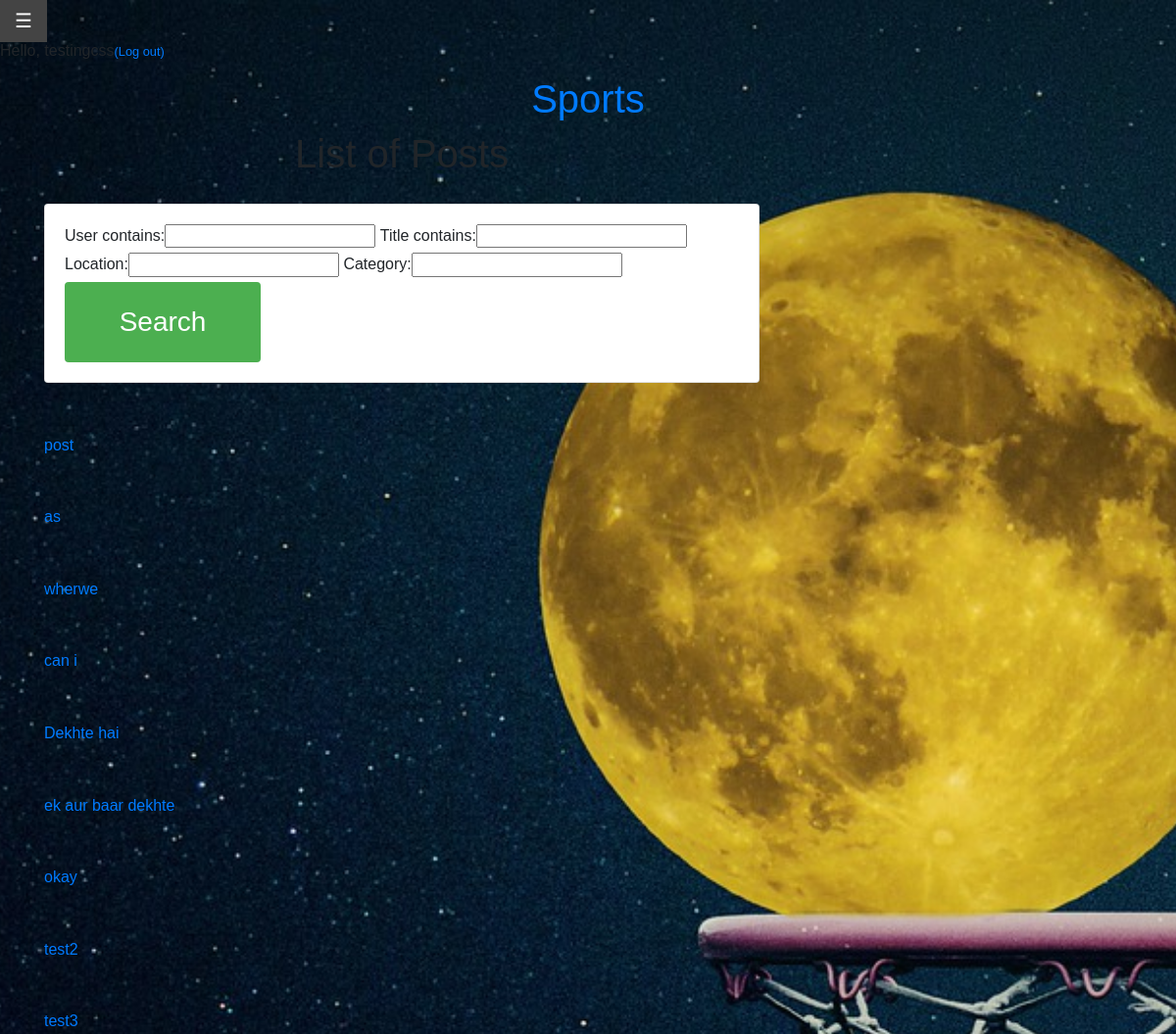
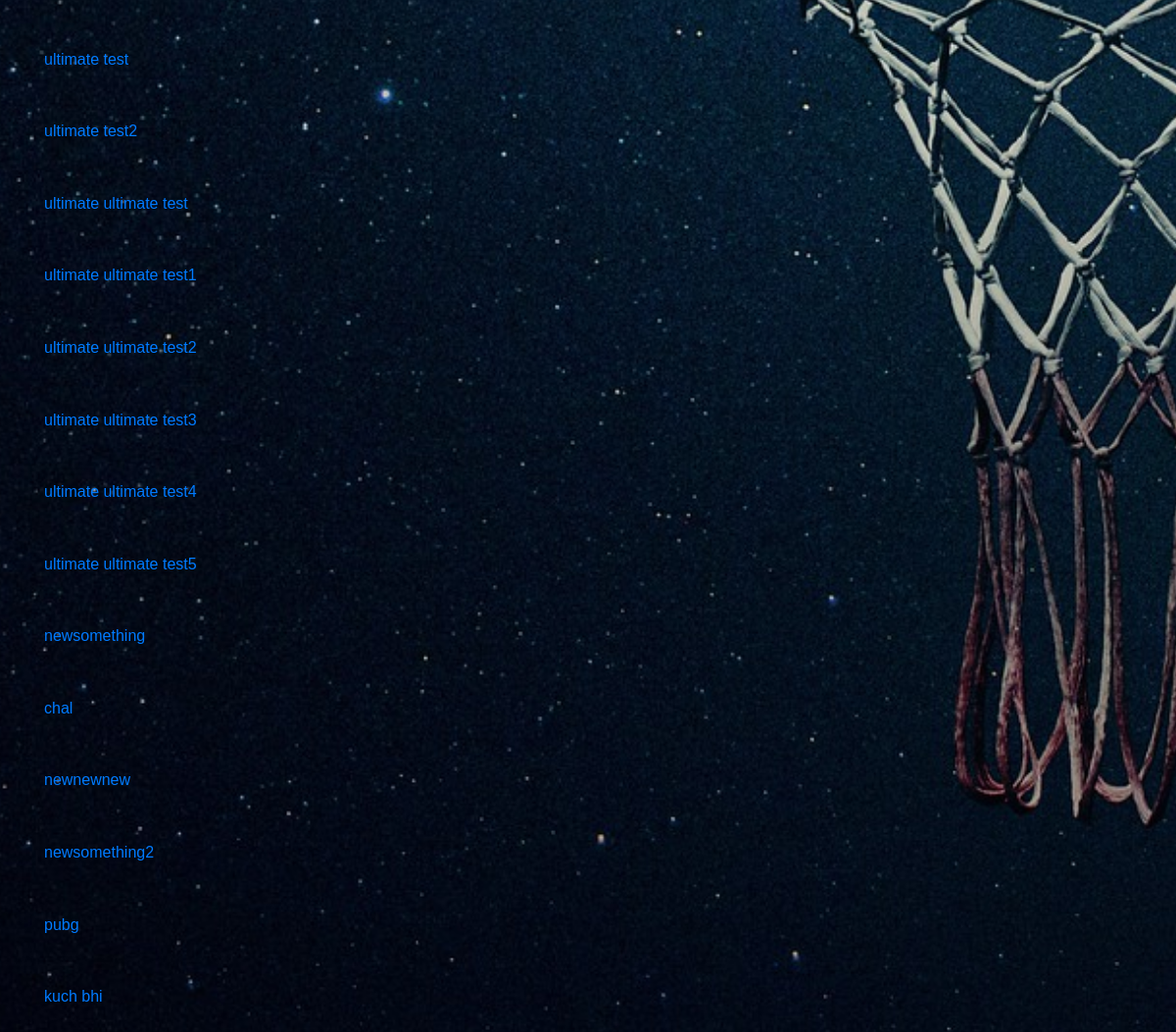
Page /posts/ (signed in) on the committed database (2 pictures, top to bottom).
### app1/models.py (models this page shows, shortened)
class Post(models.Model):
    user= models.CharField(max_length=100)
    title= models.CharField(max_length=100)
    location = models.CharField(max_length=100, default='online')
    content= models.TextField()
    category = models.CharField(max_length=30, default='others')
    url= models.SlugField(max_length=100, unique=False, blank=True, editable=False)

### app1/views.py (the view)
# urls.py: url(r'^posts/$', posts_list_view, name='posts_list_view'),
@login_required(login_url='/accounts/login/')
def posts_list_view(request):
    allposts= Post.objects.all()
    myFilter = PostFilter(request.GET, queryset=allposts )
    allposts = myFilter.qs
    context= {'allposts': allposts,'myFilter': myFilter
              }
    return render(request, 'posts-list-view.html', context)

### Templates/posts-list-view.html
{% extends 'base.html' %}
{% block content %}
    <h1>List of Posts</h1>
    <br>
    <div class="row">
      <div class="col">
        <div class="card card-body">
          <form method="get">
            {{myFilter.form}}
            <button class="btn btn-primary" type="submit" >Search</button>
          </form>
        </div>
      </div>
    </div>
    <br><br><br>
    {% for post in allposts %}
    <a href='/posts/{{ post.url }}/'>{{ post.title }} </a>
    <br><br>
    <br><br>
    {% endfor %}
{% endblock %}

### Templates/base.html (shortened to what this page needs)
{% load static %}
<!DOCTYPE HTML>
<html lang="en">
<head>
<link rel="stylesheet" href="https://stackpath.bootstrapcdn.com/bootstrap/4.3.1/css/bootstrap.min.css">
<link rel="stylesheet" href="{% static 'style.css' %}">
<link rel="stylesheet" href="https://cdnjs.cloudflare.com/ajax/libs/font-awesome/4.7.0/css/font-awesome.min.css">
</head>
<body>
  <div class="page-header">
    <div id="main">
      <button class="openbtn" onclick="openNav()">☰</button>
    </div>
    {% if user.is_authenticated %}
    <p class="top-menu">
      Hello, {{ user.username }}<a href="{% url 'logout' %}" class="top-menu"><small>(Log out)</small></a></p>
    {% endif %}
    <h1><a href="/" title="Home Page">Sports</a></h1>
  </div>
  <div class="content container">
    <div class="row">
      <div class="col-md-8">
        {% block content %}
        {% endblock %}
      </div>
    </div>
  </div>
</body>
</html>

### static/style.css (style rules this page uses)
html { height:100%; }
body { background: url('/static/login.jpg'); height: 100%; background-attachment: fixed; background-position: center; background-repeat: no-repeat; background-size: cover; margin: 0; padding: 0; border: 0; font-size: 100%; font: inherit; vertical-align: baseline; }
h1 { font-weight: 500; line-height: 1.2; text-align:center; }
.openbtn { font-size: 20px; cursor: pointer; background-color: #111; color: white; padding: 10px 15px; border: none; }
button[type=submit] { position: relative; background-color: #4CAF50; border: none; font-size: 28px; color: #FFFFFF; padding: 20px; width: 200px; text-align: center; transition-duration: 0.4s; text-decoration: none; overflow: hidden; cursor: pointer; }
body { font-family: 'Mukta', sans-serif; }

### rows in the picture
Post: title "post"
Post: title "as"
Post: title "wherwe"
Post: title "can i"
Post: title "Dekhte hai"
Post: title "ek aur baar dekhte"
Post: title "okay"
Post: title "test2"
Post: title "test3"
Post: title "ultimate test"
Post: title "ultimate test2"
Post: title "ultimate ultimate test"
Post: title "ultimate ultimate test1"
Post: title "ultimate ultimate test2"
Post: title "ultimate ultimate test3"
Post: title "ultimate ultimate test4"
Post: title "ultimate ultimate test5"
Post: title "newsomething"
Post: title "chal"
Post: title "newnewnew"
Post: title "newsomething2"
Post: title "pubg"
Post: title "kuch bhi"

### other values in the picture
{{ user.username }} "testingcss"
